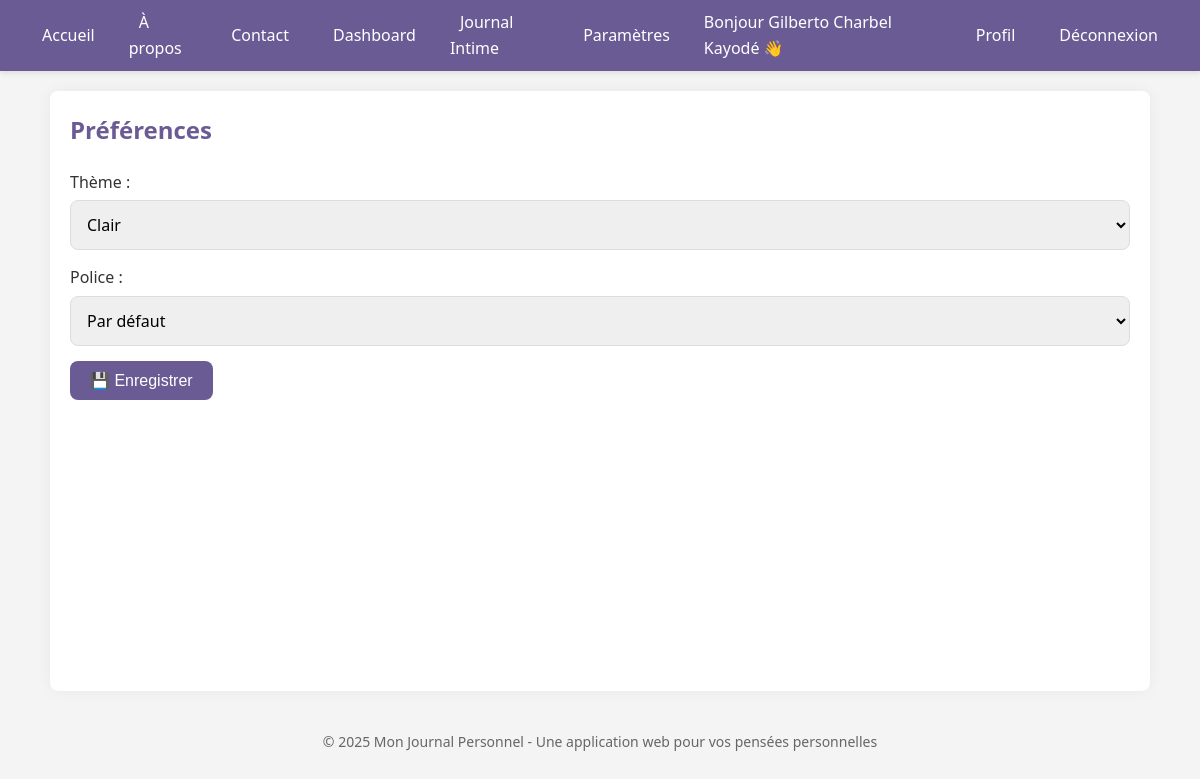
/settings (signed in), run on the app's committed database.
### app.py (models this page shows, shortened)
class User(db.Model, UserMixin):
    id = db.Column(db.Integer, primary_key=True)
    first_name = db.Column(db.String(100), nullable=False)
    last_name = db.Column(db.String(100), nullable=False)
    email = db.Column(db.String(150), unique=True, nullable=False)
    password_hash = db.Column(db.String(200), nullable=False)
    theme = db.Column(db.String(20), default="light")  # 'light' ou 'dark'
    font = db.Column(db.String(50), default="default")  # ex : 'serif', 'sans-serif', etc.
    entries = db.relationship('JournalEntry', backref='author', lazy=True)

### app.py (the view, shortened to what this page needs)
@app.route('/settings', methods=['GET', 'POST'])
@login_required
def settings():
    return render_template("settings.html", user=current_user)

### app.py (called while the page is built)
@login_manager.user_loader
def load_user(user_id):
    return db.session.get(User, int(user_id))  # Changement ici

### templates/settings.html (shortened to what this page needs)
{% extends "base.html" %}
{% block content %}
<h2>Préférences</h2>
<form method="POST">
  <label for="theme">Thème :</label>
  <select name="theme" id="theme">
    <option value="light" {% if user.theme == 'light' %}selected{% endif %}>Clair</option>
  </select>
  <label for="font">Police :</label>
  <select name="font" id="font">
    <option value="default" {% if user.font == 'default' %}selected{% endif %}>Par défaut</option>
  </select>
  <button type="submit" class="btn">💾 Enregistrer</button>
</form>
<br>
{% endblock %}

### templates/base.html (shortened to what this page needs)
<!DOCTYPE html>
<html lang="fr">
<head>
</head>
<body>
    <nav>
    <ul>
        <li><a href="{{ url_for('home') }}">Accueil</a></li>
        <li><a href="{{ url_for('about') }}">À propos</a></li>
        <li><a href="{{ url_for('contact') }}">Contact</a></li>
        {% if current_user.is_authenticated %}
            <li><a href="{{ url_for('dashboard') }}">Dashboard</a></li>
            <li><a href="{{ url_for('journal') }}">Journal Intime</a></li>
            <li><a href="{{ url_for('settings') }}">Paramètres</a></li>
        {% endif %}
    </ul>
    <ul>
        {% if current_user.is_authenticated %}
            <li style="color: white;">Bonjour {{ current_user.first_name }} 👋</li>
            <li><a href="{{ url_for('profile') }}">Profil</a></li>
            <li><a href="{{ url_for('logout') }}">Déconnexion</a></li>
        {% else %}
            <li><a href="{{ url_for('login') }}">Connexion</a></li>
            <li><a href="{{ url_for('register') }}">Inscription</a></li>
        {% endif %}
    </ul>
    </nav>
    <div class="content-wrapper">
        {% block content %}{% endblock %}
    </div>
    <body class="{{ current_user.theme }} {{ current_user.font }}">
    <footer>
        <p>© 2025 Mon Journal Personnel - Une application web pour vos pensées personnelles</p>
    </footer>
</body>
</html>

### templates/base.html (style rules this page uses)
body.light { background-color: var(--light-bg); color: var(--dark-text); }
:root { --primary-color: #6b5b95; --primary-hover: #5a4a82; --light-bg: #f4f4f4; --dark-text: #333; --light-text: #fff; --success-color: #4caf50; --error-color: #f44336; --border-radius: 8px; }
* { box-sizing: border-box; margin: 0; padding: 0; }
body { margin: 0; font-family: 'Segoe UI', Tahoma, Geneva, Verdana, sans-serif; background-color: var(--light-bg); color: var(--dark-text); line-height: 1.6; }
nav { background-color: var(--primary-color); padding: 10px 20px; display: flex; justify-content: space-between; align-items: center; box-shadow: 0 2px 5px rgba(0,0,0,0.1); }
nav ul { list-style: none; margin: 0; padding: 0; display: flex; align-items: center; }
nav li { margin: 0 12px; }
nav a { color: var(--light-text); text-decoration: none; font-weight: 500; transition: all 0.3s ease; padding: 5px 10px; border-radius: var(--border-radius); }
.content-wrapper { max-width: 1100px; margin: 20px auto; padding: 20px; background-color: white; border-radius: var(--border-radius); box-shadow: 0 0 15px rgba(0,0,0,0.05); min-height: calc(100vh - 200px); }
h1, h2, h3 { color: var(--primary-color); margin-bottom: 20px; }
button, .btn { background-color: var(--primary-color); color: var(--light-text); border: none; padding: 10px 20px; border-radius: var(--border-radius); cursor: pointer; font-size: 16px; transition: background-color 0.3s; }
input, textarea, select { width: 100%; padding: 12px; margin-bottom: 15px; border: 1px solid #ddd; border-radius: var(--border-radius); font-size: 16px; font-family: inherit; }
form label { display: block; margin-bottom: 5px; font-weight: 500; }
footer { text-align: center; padding: 20px; margin-top: 20px; color: #666; font-size: 14px; }

### data on the page
User: first_name "Gilberto Charbel Kayodé", theme "Clair", font "Par défaut"
